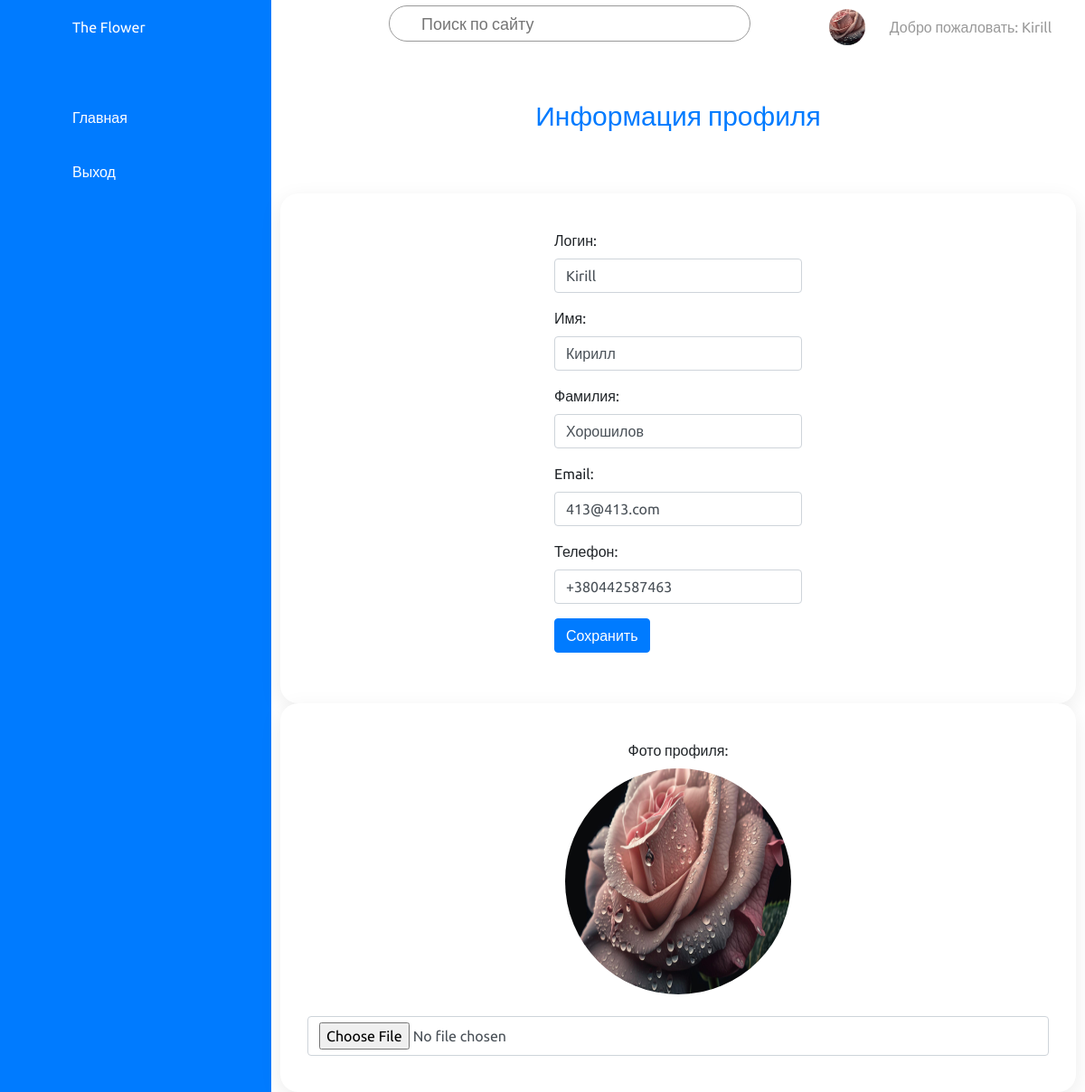
Page /profile/1 (signed in) on the committed database.
### users/models.py (models this page shows, shortened)
class CustomUser(AbstractUser):
    STATUS = (
        ('customer', 'customer'),
        ('owner', 'owner'),
        ('cashier', 'cashier'),
    )
    email = models.EmailField(unique=True)
    status = models.CharField(max_length=64, choices=STATUS, default='customer')
    phone = models.CharField(max_length=20, null=True)
    image = models.ImageField(upload_to='users', blank=True, null=True)

### users/views.py (the view, shortened to what this page needs)
# urls.py: path("profile/<int:pk>", views.Profile.as_view(), name="profile"),
class Profile(UpdateView):
    model = CustomUser
    form_class = UserUpdateForm
    template_name = 'users/profile.html'

### users/forms.py
class UserUpdateForm(forms.ModelForm):
    class Meta:
        model = get_user_model()
        fields = ['username', 'first_name', 'last_name', 'email', 'phone', 'image']
        labels = {
            'username': 'Логин',
            'first_name': 'Имя',
            'last_name': 'Фамилия',
            'email': 'Email',
            'phone': 'Телефон',
            'image': 'Фото профиля',
        }
        widgets = {
            'image': ImageFieldWidgetWithPreview
        }

### users/templates/users/profile.html (shortened to what this page needs)
{% extends "shops/base.html" %}
{% load static %}
{% load widget_tweaks %}
{% block extra_head %}
  <link rel="stylesheet" href='{%static "css/profile.css" %}' />
{% endblock %}
{% block content %}
<div class="titleContent">
  <h3>Информация профиля</h3>
</div>
<div class="wrapper">
    <div class="cardBox">
        <div class="row form-group">
        <form method="POST" enctype="multipart/form-data">
        {% for field in form.visible_fields %}
            <div class="form-group">
                {% if form.is_bound %}
                    {% if field.errors %}
                    {{ field.label_tag }}
                    {% render_field field class="form-control is-invalid" %}
                    {% for error in field.errors %}
                            <div class="invalid-feedback">
                              {{ error }}
                            </div>
                        {% endfor %}
                    {% else %}
                    {% if field is not form.image %}
                        {{ field.label_tag }}
                        {% render_field field class="form-control is-valid" %}
                    {% endif %}
                    {% endif %}
                {% else %}
                    {% if field is not form.image %}
                        {{ field.label_tag }}
                        {% render_field field class="form-control" %}
                    {% endif %}
                {% endif %}
            </div>
        {% endfor %}
        <div class="buttonCreate">
            <button type="submit" class="btn btn-primary">Сохранить</button>
        </div>
        </div>
  </div>
  <div class="cardBox">
      {{ form.image.label_tag }}
      {% render_field form.image class="form-control" %}
  </div>
</div>
{% endblock %}

### shops/templates/shops/base.html (shortened to what this page needs)
{% load static %}
<!DOCTYPE html>
<html>
<head>
	<link rel="stylesheet" type="text/css" href='{%static "css/base.css" %}'>
	<link rel="stylesheet" href="https://maxcdn.bootstrapcdn.com/bootstrap/4.0.0-beta/css/bootstrap.min.css">
	{% block extra_head %}{% endblock %}
</head>
<body>
	<div class="contanier">
		<div class="navigation" onclick="cityHide()">
			<ul>
				<li>
					<a href="#">
						<span class="icon"></span>
						<span class="title">The Flower</span>
					</a>
				</li>
				<li>
					<a href="\">
						<span class="icon"></span>
						<span class="title">Главная</span>
					</a>
				</li>
				{% if request.user.is_authenticated  %}
					<li>
						<a href="{%url 'logout'%}">
							<span class="icon"></span>
							<span class="title">Выход</span>
						</a>
					</li>
				{% endif %}
			</ul>
		</div>
		<div class="main">
			<div class="topbar">
				<div class="toggle">
				</div>
				<div class="search prevent-select">
					<label>
						<input type="text" placeholder="Поиск по сайту">
					</label>
				</div>
				<div class="username prevent-select">
					{% if request.user.is_authenticated %}
					<div class="user">
						<a href="{% url 'profile' pk=request.user.pk %}">
						{% if request.user.image%}
						<img src="{{request.user.image.url}}" alt="">
						{% else %}
						<img src="/media/users/avatar.jpg" alt="">
						{% endif %}
						</a>
					</div>
					Добро пожаловать: {{request.user.username}}
					{%  else %}
					<a href="{% url 'login' %}">Войдите</a> или <a href="{% url 'register' %}">зарегестрируйтесь</a>
					{% endif %}
				</div>
			</div>
			<div class="content">
				{% block content %}
				{% endblock %}
			</div>
	</div>
</div>
</body>
</html>

### users/templates/users/custom_image_form_field.html
<img class="userphoto" src="/media/{{ widget.value }}" />
<br>
<input type="{{ widget.type }}" name="{{ widget.name }}"{% include "django/forms/widgets/attrs.html" %}>

### shops/static/css/base.css (style rules this page uses)
* { margin: 0; padding: 0; box-sizing: border-box; font-family: 'Ubuntu', sans-serif; }
:root { --blue: #287bff; --white: #fff; --grey: #f5f5f5; --black1: #222; --black2: #999; --blue1: #84b2fa; --green: #47eb0c; }
body { min-height: 100vh; overflow-x: hidden; }
a { text-decoration: none; }
.contanier { position: relative; width: 100%; }
.navigation { position: fixed; width: 300px; height: 100%; background: var(--blue); border-left: 10px solid var(--blue); transition: 0.5s; overflow: hidden; }
.navigation ul { position: absolute; top: 0; left: 0; width: 100%; }
.navigation ul li { position: relative; width: 100%; list-style: none; border-top-left-radius: 30px; border-bottom-left-radius: 30px; }
.navigation ul li:nth-child(1) { margin-bottom: 40px; pointer-events: none; }
.navigation ul li a { position: relative; display: block; width: 100%; display: flex; text-decoration: none; color: var(--white); }
.navigation ul li a .icon { position: relative; display: block; min-width: 60px; height: 60px; line-height: 70px; text-align: center; }
.navigation ul li a .title { position: relative; display: block; padding: 0 10px; height: 60px; line-height: 60px; text-align: start; white-space: nowrap; }
.prevent-select { -webkit-user-select: none; -ms-user-select: none; user-select: none; }
.main { position: absolute; width: calc(100% - 300px); left: 300px; height: calc(100% - 100px); background: var(--white); transition: 0.5s; }
.topbar { width: 100%; height: 60px; display: flex; justify-content: space-between; align-items: center; padding: 0 10px; }
.topbar .username a { text-decoration: none; color: var(--blue); font-size: 1.1em; }
.toggle { position: relative; top: 0; width: 60px; height: 60px; display: flex; justify-content: center; align-items: center; font-size: 2.5em; cursor: pointer; }
.search { position: relative; width: 400px; margin: 0 10px; }
.search label { position: relative; width: 100%; }
.search label input { width: 100%; height: 40px; border-radius: 40px; padding: 5px 20px; padding-left: 35px; font-size: 18px; outline: none; border: 1px solid var(--black2); }
.username { display: flex; position: relative; color: var(--black2); flex-direction: row; align-items: center; width: 300px; justify-content: space-evenly; text-align: center; }
.user { position: relative; width: 40px; height: 40px; border-radius: 50%; overflow: hidden; cursor: pointer; }
.user img { position: absolute; top: 0; left: 0; width: 100%; height: 100%; object-fit: cover; }
.btn { position: relative; padding: 5px 10px; background: var(--blue); text-decoration: none; color: var(--white); border-radius: 6px; }

### users/static/css/profile.css (style rules this page uses)
.titleContent { text-align: center; color: var(--blue); font-size: 20px; }
.titleContent h3 { padding-top: 50px; padding-bottom: 50px; font-size: 1.5em; }
.wrapper { position: relative; display: grid; grid-template-columns: repeat(2, 1fr); justify-content: center; }
.cardBox { position: relative; background: var(--white); padding: 30px; border-radius: 20px; display: flex; height: 100%; justify-content: center; cursor: pointer; box-shadow: 0 7px 25px rgba(0, 0, 0, 0.08); flex-direction: column; align-items: center; margin:10px; }
.userphoto { width: 250px; height: 250px; border-radius: 50%; }
@media (max-width:1201px) { .wrapper { grid-template-columns: repeat(1, 1fr); } }

### rows in the picture
CustomUser: user.image (picture), user.username "Kirill", username "Kirill" "Кирилл" "Хорошилов" "413@413.com" "+380442587463", value (picture)

### other values in the picture
{{ field.label_tag }} "Логин:" "Имя:" "Фамилия:" "Email:" "Телефон:"
